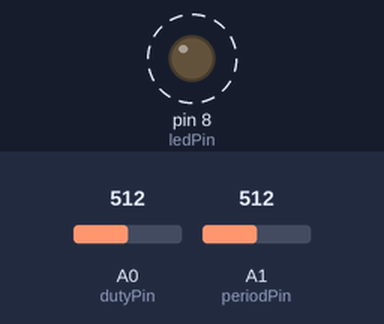
A sketch run on a simulated Arduino Uno, built with avr-gcc and run on an emulated ATmega328P. Shown: output pins drawn as LEDs (lit = HIGH). Dashed ring = blinking. The inputs (shaded band) are chosen by the test bench; at power-on: A1 (periodPin) = 512, A0 (dutyPin) = 512.

Above: at 1.2 s.
1.3 s: A1 (periodPin) set to 122
At 1.7 s:
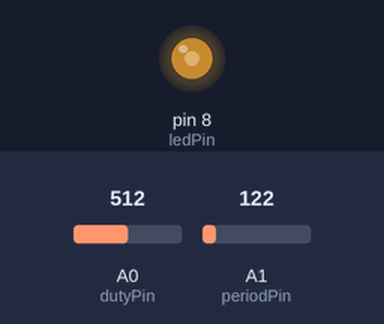
4.3 s: A0 (dutyPin) set to 1010
5.8 s: A0 (dutyPin) set to 967
At 6.5 s:
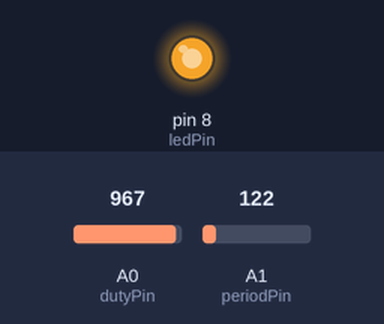
7.5 s: A0 (dutyPin) set to 945
At 8.16 s:
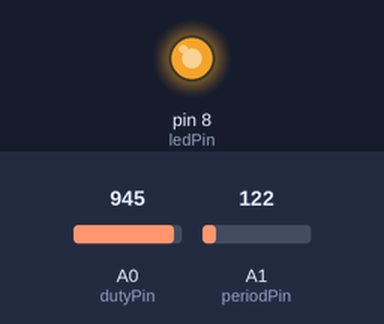
10.5 s: A0 (dutyPin) set to 511
13.5 s: A1 (periodPin) set to 254
16.5 s: A1 (periodPin) set to 280
Timing chart, 0 to 20.5 s (numbered marks = the images above; inputs shaded):
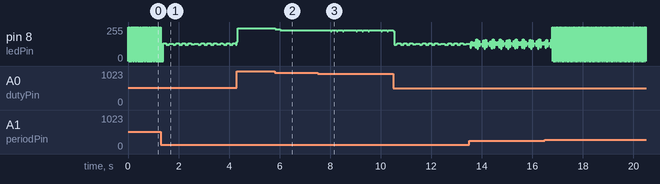

Measured:
- after the input at 5.8 s, pin 8 (ledPin): 246/255 → 240/255 at once, → 232/255 0.20 s later
- after the input at 7.5 s, pin 8 (ledPin): 232/255 → 225/255 after 0.53 s, then repeats every 1.0 s: 2 × (231/255 0.20 s, 224/255 0.04 s), 231/255 0.48 s, 225/255 0.04 s

The sketch:

BlinkyLights.ino
```cpp
const int ledPin = 8;
const int dutyPin = A0;
const int periodPin = A1;

int hz = 10;
int maxPeriod = 1000/hz;

int ledState = LOW;


void setup() {
  Serial.begin(9600);
  pinMode(ledPin, OUTPUT);
  pinMode(dutyPin, INPUT);
  pinMode(periodPin, INPUT);
  digitalWrite(ledPin, ledState);
}

void loop() {
  float duty =  (analogRead(dutyPin) + 1) / 1024.0;
  float period =  (analogRead(periodPin) +1 )/ 1024.0;

  period = period * maxPeriod;


  ledState = 1 - ledState;
  float wait;
  if(ledState == HIGH) {
    wait = period * duty;
  } else {
    wait = period * (1-duty);
  }

  int miliWait = int(wait);
  int microWait = fmod((wait * 1000), 1000);


//  if (ledState == 1) {
//    Serial.println(String(ledState) + " " + String(wait) + "  " + String(miliWait) + " " + String(microWait));
//  }
  digitalWrite(ledPin, ledState);
  delay(miliWait);
  delayMicroseconds(microWait);

//  for (int i = 0; i < wait; i++) {
////        Serial.println(ledState);
//      delay(1);
//  }
////  } else {
////    Serial.println(-1);
////  }


//  Serial.print(ledState);
//  Serial.print(" ");
//  Serial.print(duty);
//  Serial.print(" ");
//  Serial.print(period);
//  Serial.print(" ");
//  Serial.print(wait);
//  Serial.print(" ");
//  Serial.print((period * duty));
//  Serial.print(" ");
//  Serial.println((period * (1-duty) ));

}
```
